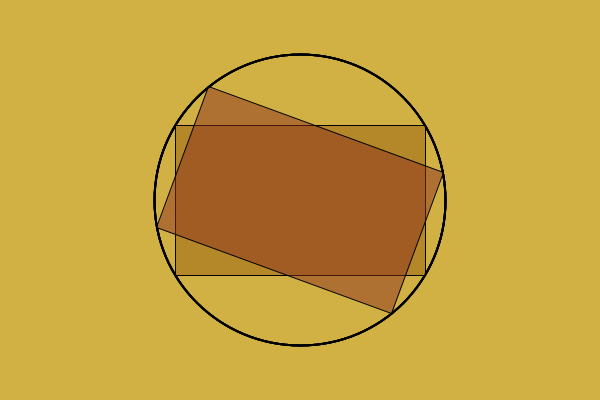
Frame 1 (no input)
Frame 60 (the mouse pressed at the canvas centre just before this capture): identical to frame 1, image omitted
Frame 120 (the mouse held since frame 60 and released just before this capture): identical to frame 1, image omitted

The Processing sketch that drew this single still picture (run headless with seeded random() and noise(); from frame 60 on, the mouse is pressed at the canvas centre):

// Processing sketch: box8
// ── box8.pde
void setup() {
   size(600, 400);
}

void draw() {
   background(210, 177, 68);
   stroke(0);
   noFill();
   
   // move the origin to the center of the screen
   translate(300, 200);
   
   strokeWeight(2);
   drawCircleTo( 125,  75);
   drawCircleTo( 125, -75);
   drawCircleTo(-125,  75);
   drawCircleTo(-125, -75);
   strokeWeight(1);
   
   fill(149, 93, 13, 128);
   rect(-125, -75, 250, 150);    
   fill(139, 49, 30, 128);
   
   rotate(radians(20));
   
   rect(-125, -75, 250, 150);
}

void drawCircleTo(float x, float y) {
   float r = dist(0, 0, x, y);
   ellipse(0, 0, 2*r, 2*r);
}
